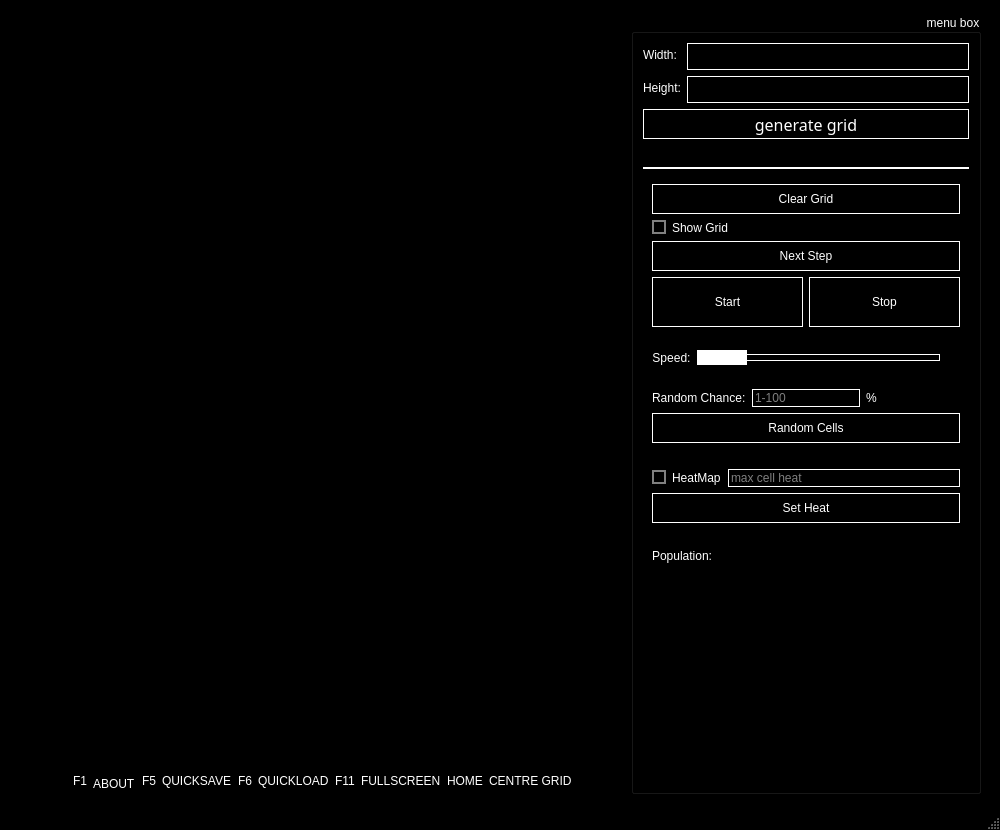
<?xml version="1.0" encoding="UTF-8"?>
<ui version="4.0">
 <class>MainWindow</class>
 <widget class="QMainWindow" name="MainWindow">
  <property name="geometry">
   <rect>
    <x>0</x>
    <y>0</y>
    <width>1000</width>
    <height>830</height>
   </rect>
  </property>
  <property name="sizePolicy">
   <sizepolicy hsizetype="Preferred" vsizetype="Preferred">
    <horstretch>0</horstretch>
    <verstretch>0</verstretch>
   </sizepolicy>
  </property>
  <property name="minimumSize">
   <size>
    <width>1000</width>
    <height>500</height>
   </size>
  </property>
  <property name="palette">
   <palette>
    <active>
     <colorrole role="WindowText">
      <brush brushstyle="SolidPattern">
       <color alpha="255">
        <red>255</red>
        <green>255</green>
        <blue>255</blue>
       </color>
      </brush>
     </colorrole>
     <colorrole role="Button">
      <brush brushstyle="SolidPattern">
       <color alpha="255">
        <red>0</red>
        <green>0</green>
        <blue>0</blue>
       </color>
      </brush>
     </colorrole>
     <colorrole role="Text">
      <brush brushstyle="SolidPattern">
       <color alpha="255">
        <red>255</red>
        <green>255</green>
        <blue>255</blue>
       </color>
      </brush>
     </colorrole>
     <colorrole role="ButtonText">
      <brush brushstyle="SolidPattern">
       <color alpha="255">
        <red>255</red>
        <green>255</green>
        <blue>255</blue>
       </color>
      </brush>
     </colorrole>
     <colorrole role="Base">
      <brush brushstyle="SolidPattern">
       <color alpha="255">
        <red>0</red>
        <green>0</green>
        <blue>0</blue>
       </color>
      </brush>
     </colorrole>
     <colorrole role="Window">
      <brush brushstyle="SolidPattern">
       <color alpha="255">
        <red>0</red>
        <green>0</green>
        <blue>0</blue>
       </color>
      </brush>
     </colorrole>
     <colorrole role="Highlight">
      <brush brushstyle="SolidPattern">
       <color alpha="255">
        <red>255</red>
        <green>255</green>
        <blue>255</blue>
       </color>
      </brush>
     </colorrole>
     <colorrole role="HighlightedText">
      <brush brushstyle="SolidPattern">
       <color alpha="255">
        <red>0</red>
        <green>0</green>
        <blue>0</blue>
       </color>
      </brush>
     </colorrole>
    </active>
    <inactive>
     <colorrole role="WindowText">
      <brush brushstyle="SolidPattern">
       <color alpha="255">
        <red>255</red>
        <green>255</green>
        <blue>255</blue>
       </color>
      </brush>
     </colorrole>
     <colorrole role="Button">
      <brush brushstyle="SolidPattern">
       <color alpha="255">
        <red>0</red>
        <green>0</green>
        <blue>0</blue>
       </color>
      </brush>
     </colorrole>
     <colorrole role="Text">
      <brush brushstyle="SolidPattern">
       <color alpha="255">
        <red>255</red>
        <green>255</green>
        <blue>255</blue>
       </color>
      </brush>
     </colorrole>
     <colorrole role="ButtonText">
      <brush brushstyle="SolidPattern">
       <color alpha="255">
        <red>255</red>
        <green>255</green>
        <blue>255</blue>
       </color>
      </brush>
     </colorrole>
     <colorrole role="Base">
      <brush brushstyle="SolidPattern">
       <color alpha="255">
        <red>0</red>
        <green>0</green>
        <blue>0</blue>
       </color>
      </brush>
     </colorrole>
     <colorrole role="Window">
      <brush brushstyle="SolidPattern">
       <color alpha="255">
        <red>0</red>
        <green>0</green>
        <blue>0</blue>
       </color>
      </brush>
     </colorrole>
     <colorrole role="Highlight">
      <brush brushstyle="SolidPattern">
       <color alpha="255">
        <red>255</red>
        <green>255</green>
        <blue>255</blue>
       </color>
      </brush>
     </colorrole>
     <colorrole role="HighlightedText">
      <brush brushstyle="SolidPattern">
       <color alpha="255">
        <red>0</red>
        <green>0</green>
        <blue>0</blue>
       </color>
      </brush>
     </colorrole>
    </inactive>
    <disabled>
     <colorrole role="WindowText">
      <brush brushstyle="SolidPattern">
       <color alpha="255">
        <red>255</red>
        <green>255</green>
        <blue>255</blue>
       </color>
      </brush>
     </colorrole>
     <colorrole role="Button">
      <brush brushstyle="SolidPattern">
       <color alpha="255">
        <red>0</red>
        <green>0</green>
        <blue>0</blue>
       </color>
      </brush>
     </colorrole>
     <colorrole role="Text">
      <brush brushstyle="SolidPattern">
       <color alpha="255">
        <red>255</red>
        <green>255</green>
        <blue>255</blue>
       </color>
      </brush>
     </colorrole>
     <colorrole role="ButtonText">
      <brush brushstyle="SolidPattern">
       <color alpha="255">
        <red>255</red>
        <green>255</green>
        <blue>255</blue>
       </color>
      </brush>
     </colorrole>
     <colorrole role="Base">
      <brush brushstyle="SolidPattern">
       <color alpha="255">
        <red>0</red>
        <green>0</green>
        <blue>0</blue>
       </color>
      </brush>
     </colorrole>
     <colorrole role="Window">
      <brush brushstyle="SolidPattern">
       <color alpha="255">
        <red>0</red>
        <green>0</green>
        <blue>0</blue>
       </color>
      </brush>
     </colorrole>
     <colorrole role="Highlight">
      <brush brushstyle="SolidPattern">
       <color alpha="255">
        <red>255</red>
        <green>255</green>
        <blue>255</blue>
       </color>
      </brush>
     </colorrole>
     <colorrole role="HighlightedText">
      <brush brushstyle="SolidPattern">
       <color alpha="255">
        <red>0</red>
        <green>0</green>
        <blue>0</blue>
       </color>
      </brush>
     </colorrole>
    </disabled>
   </palette>
  </property>
  <property name="windowTitle">
   <string>Conway's Game of Life</string>
  </property>
  <property name="autoFillBackground">
   <bool>false</bool>
  </property>
  <property name="styleSheet">
   <string notr="true">*{font: 12pt &quot;More Perfect DOS VGA&quot;;  color: white;}
QMainWindow{background-color:black}
QMessageBox { font: 12pt &quot;More Perfect DOS VGA&quot;; color:white; background-color: black;}

QMessageBox QLabel{ color: white;}

QMessageBox QPushButton{color:white; background-color: black; font: 12pt &quot;More Perfect DOS VGA&quot;; border: 1px solid white; border-radius: 0px; width: 70px;}
QMessageBox QPushButton:pressed {color:black; background-color:white}
QMessageBox QPushButton[text=&quot;&amp;Yes&quot;] { background-color: white; color: black;}
QMessageBox QPushButton[text=&quot;&amp;Yes&quot;]:pressed { background-color: black; color: white;}

QLabel.hotkey {background-color: white; color:black; align:right; qproperty-alignment: AlignCentre;}</string>
  </property>
  <widget class="QWidget" name="centralwidget">
   <property name="accessibleDescription">
    <string/>
   </property>
   <property name="styleSheet">
    <string notr="true">font: 12pt &quot;More Perfect DOS VGA&quot;; </string>
   </property>
   <layout class="QGridLayout" name="gridLayout">
    <item row="0" column="0">
     <layout class="QHBoxLayout" name="hor_lo">
      <property name="leftMargin">
       <number>10</number>
      </property>
      <property name="topMargin">
       <number>5</number>
      </property>
      <property name="rightMargin">
       <number>10</number>
      </property>
      <property name="bottomMargin">
       <number>5</number>
      </property>
      <item>
       <layout class="QVBoxLayout" name="main_lo">
        <item>
         <spacer name="verticalSpacer">
          <property name="orientation">
           <enum>Qt::Vertical</enum>
          </property>
          <property name="sizeHint" stdset="0">
           <size>
            <width>20</width>
            <height>40</height>
           </size>
          </property>
         </spacer>
        </item>
        <item>
         <layout class="QHBoxLayout" name="hotkeys_lo">
          <item>
           <spacer name="horizontalSpacer">
            <property name="orientation">
             <enum>Qt::Horizontal</enum>
            </property>
            <property name="sizeHint" stdset="0">
             <size>
              <width>40</width>
              <height>20</height>
             </size>
            </property>
           </spacer>
          </item>
          <item>
           <widget class="QLabel" name="f1_lbl">
            <property name="text">
             <string>F1</string>
            </property>
            <property name="alignment">
             <set>Qt::AlignLeading|Qt::AlignLeft|Qt::AlignTop</set>
            </property>
           </widget>
          </item>
          <item>
           <widget class="QLabel" name="f1_lbl_des">
            <property name="text">
             <string>ABOUT</string>
            </property>
           </widget>
          </item>
          <item>
           <widget class="QLabel" name="f5_lbl">
            <property name="text">
             <string>F5</string>
            </property>
            <property name="alignment">
             <set>Qt::AlignLeading</set>
            </property>
           </widget>
          </item>
          <item>
           <widget class="QLabel" name="f5_lbl_des">
            <property name="text">
             <string>QUICKSAVE</string>
            </property>
            <property name="alignment">
             <set>Qt::AlignLeading</set>
            </property>
           </widget>
          </item>
          <item>
           <widget class="QLabel" name="f6_lbl">
            <property name="text">
             <string>F6</string>
            </property>
            <property name="alignment">
             <set>Qt::AlignLeading</set>
            </property>
           </widget>
          </item>
          <item>
           <widget class="QLabel" name="f6_lbl_des">
            <property name="text">
             <string>QUICKLOAD</string>
            </property>
            <property name="alignment">
             <set>Qt::AlignLeading</set>
            </property>
           </widget>
          </item>
          <item>
           <widget class="QLabel" name="f11_lbl">
            <property name="text">
             <string>F11</string>
            </property>
            <property name="alignment">
             <set>Qt::AlignLeading</set>
            </property>
           </widget>
          </item>
          <item>
           <widget class="QLabel" name="f11_lbl_des">
            <property name="text">
             <string>FULLSCREEN</string>
            </property>
            <property name="alignment">
             <set>Qt::AlignLeading</set>
            </property>
           </widget>
          </item>
          <item>
           <widget class="QLabel" name="home_lbl">
            <property name="text">
             <string>HOME</string>
            </property>
            <property name="alignment">
             <set>Qt::AlignLeading|Qt::AlignLeft|Qt::AlignTop</set>
            </property>
           </widget>
          </item>
          <item>
           <widget class="QLabel" name="home_lb_des">
            <property name="text">
             <string>CENTRE GRID</string>
            </property>
            <property name="alignment">
             <set>Qt::AlignLeading</set>
            </property>
           </widget>
          </item>
          <item>
           <spacer name="horizontalSpacer_2">
            <property name="orientation">
             <enum>Qt::Horizontal</enum>
            </property>
            <property name="sizeHint" stdset="0">
             <size>
              <width>40</width>
              <height>20</height>
             </size>
            </property>
           </spacer>
          </item>
         </layout>
        </item>
       </layout>
      </item>
      <item>
       <widget class="QGroupBox" name="menu_box">
        <property name="enabled">
         <bool>true</bool>
        </property>
        <property name="sizePolicy">
         <sizepolicy hsizetype="Fixed" vsizetype="Expanding">
          <horstretch>0</horstretch>
          <verstretch>0</verstretch>
         </sizepolicy>
        </property>
        <property name="minimumSize">
         <size>
          <width>350</width>
          <height>0</height>
         </size>
        </property>
        <property name="mouseTracking">
         <bool>true</bool>
        </property>
        <property name="autoFillBackground">
         <bool>false</bool>
        </property>
        <property name="styleSheet">
         <string notr="true">*{color: white; selection-color: rgb(0, 0, 0); selection-background-color: rgb(255, 255, 255);}
*:disabled{color:gray}

QWidget{background-color:black;}

QSlider:groove {
    height: 5px;
	background-color: black;
	border: 1px double white;
    margin: 0 20;
}

QSlider:handle{
	border: 1px solid white;
    background-color: white;
    margin: -30px -30px;
}

QSlider:groove:disabled {  border: 1px double gray;}
QSlider:handle:disabled { border: 1px double gray; background-color: gray;}

QCheckBox{ background-color: rgb(0, 0, 0);}
QCheckBox:indicator { border: 2px solid gray; background: none;}
QCheckBox:indicator:hover { border: 2px solid white; background: none;}
QCheckBox:indicator:checked { border: 3px solid white; background: none;}
QCheckBox:indicator:disabled { border: 2px solid gray}
QCheckBox:indicator:checked:disabled { border: 3px solid gray}

QLineEdit{border: 1px solid white}
QLineEdit:disabled{border: 1px solid gray;}

QScrollArea{ border: 0px;}

QLabel{border-color: white;}

QPushButton { border: 1px double white;}
QPushButton:pressed { background-color: rgb(255, 255, 255); color:black;}
QPushButton:disabled { border: 1px double gray;}
</string>
        </property>
        <property name="title">
         <string>menu box</string>
        </property>
        <property name="alignment">
         <set>Qt::AlignRight|Qt::AlignTrailing|Qt::AlignVCenter</set>
        </property>
        <property name="flat">
         <bool>false</bool>
        </property>
        <property name="checkable">
         <bool>false</bool>
        </property>
        <layout class="QVBoxLayout" name="verticalLayout">
         <item>
          <layout class="QFormLayout" name="formLayout">
           <item row="1" column="0">
            <widget class="QLabel" name="lbl_height">
             <property name="styleSheet">
              <string notr="true">font: 14pt &quot;More Perfect DOS VGA&quot;;</string>
             </property>
             <property name="text">
              <string>Height:</string>
             </property>
             <property name="alignment">
              <set>Qt::AlignCenter</set>
             </property>
            </widget>
           </item>
           <item row="1" column="1">
            <widget class="QLineEdit" name="le_height">
             <property name="sizePolicy">
              <sizepolicy hsizetype="Minimum" vsizetype="Minimum">
               <horstretch>0</horstretch>
               <verstretch>0</verstretch>
              </sizepolicy>
             </property>
             <property name="minimumSize">
              <size>
               <width>150</width>
               <height>25</height>
              </size>
             </property>
             <property name="font">
              <font>
               <family>More Perfect DOS VGA</family>
               <pointsize>12</pointsize>
              </font>
             </property>
             <property name="alignment">
              <set>Qt::AlignLeading|Qt::AlignLeft|Qt::AlignVCenter</set>
             </property>
            </widget>
           </item>
           <item row="0" column="0">
            <widget class="QLabel" name="lbl_width">
             <property name="styleSheet">
              <string notr="true">font: 14pt &quot;More Perfect DOS VGA&quot;;</string>
             </property>
             <property name="text">
              <string>Width:</string>
             </property>
             <property name="alignment">
              <set>Qt::AlignCenter</set>
             </property>
            </widget>
           </item>
           <item row="0" column="1">
            <widget class="QLineEdit" name="le_width">
             <property name="sizePolicy">
              <sizepolicy hsizetype="Minimum" vsizetype="Minimum">
               <horstretch>0</horstretch>
               <verstretch>0</verstretch>
              </sizepolicy>
             </property>
             <property name="minimumSize">
              <size>
               <width>150</width>
               <height>25</height>
              </size>
             </property>
             <property name="font">
              <font>
               <family>More Perfect DOS VGA</family>
               <pointsize>12</pointsize>
              </font>
             </property>
             <property name="alignment">
              <set>Qt::AlignLeading|Qt::AlignLeft|Qt::AlignVCenter</set>
             </property>
            </widget>
           </item>
          </layout>
         </item>
         <item>
          <widget class="QPushButton" name="gen_btn">
           <property name="enabled">
            <bool>true</bool>
           </property>
           <property name="sizePolicy">
            <sizepolicy hsizetype="MinimumExpanding" vsizetype="Minimum">
             <horstretch>0</horstretch>
             <verstretch>0</verstretch>
            </sizepolicy>
           </property>
           <property name="minimumSize">
            <size>
             <width>0</width>
             <height>30</height>
            </size>
           </property>
           <property name="font">
            <font>
             <family>More Perfect DOS VGA</family>
             <pointsize>12</pointsize>
             <weight>50</weight>
             <italic>false</italic>
             <bold>false</bold>
            </font>
           </property>
           <property name="autoFillBackground">
            <bool>false</bool>
           </property>
           <property name="styleSheet">
            <string notr="true"/>
           </property>
           <property name="text">
            <string>generate grid</string>
           </property>
          </widget>
         </item>
         <item>
          <widget class="QLabel" name="err_lbl_gen">
           <property name="sizePolicy">
            <sizepolicy hsizetype="Expanding" vsizetype="Fixed">
             <horstretch>0</horstretch>
             <verstretch>0</verstretch>
            </sizepolicy>
           </property>
           <property name="font">
            <font>
             <family>More Perfect DOS VGA</family>
             <pointsize>12</pointsize>
             <weight>50</weight>
             <italic>false</italic>
             <bold>false</bold>
            </font>
           </property>
           <property name="autoFillBackground">
            <bool>false</bool>
           </property>
           <property name="styleSheet">
            <string notr="true">border-bottom-width: 2px;
border-bottom-style: double;
border-radius: 0px;</string>
           </property>
           <property name="text">
            <string/>
           </property>
           <property name="alignment">
            <set>Qt::AlignCenter</set>
           </property>
          </widget>
         </item>
         <item>
          <widget class="QScrollArea" name="scrollArea">
           <property name="sizePolicy">
            <sizepolicy hsizetype="Expanding" vsizetype="Expanding">
             <horstretch>0</horstretch>
             <verstretch>0</verstretch>
            </sizepolicy>
           </property>
           <property name="minimumSize">
            <size>
             <width>0</width>
             <height>0</height>
            </size>
           </property>
           <property name="maximumSize">
            <size>
             <width>16777215</width>
             <height>16777215</height>
            </size>
           </property>
           <property name="mouseTracking">
            <bool>false</bool>
           </property>
           <property name="tabletTracking">
            <bool>false</bool>
           </property>
           <property name="styleSheet">
            <string notr="true"/>
           </property>
           <property name="horizontalScrollBarPolicy">
            <enum>Qt::ScrollBarAlwaysOff</enum>
           </property>
           <property name="widgetResizable">
            <bool>true</bool>
           </property>
           <widget class="QWidget" name="scrollAreaWidgetContents">
            <property name="geometry">
             <rect>
              <x>0</x>
              <y>0</y>
              <width>330</width>
              <height>599</height>
             </rect>
            </property>
            <property name="sizePolicy">
             <sizepolicy hsizetype="Expanding" vsizetype="Expanding">
              <horstretch>0</horstretch>
              <verstretch>0</verstretch>
             </sizepolicy>
            </property>
            <layout class="QVBoxLayout" name="verticalLayout_3">
             <item>
              <widget class="QPushButton" name="clear_btn">
               <property name="sizePolicy">
                <sizepolicy hsizetype="Expanding" vsizetype="Minimum">
                 <horstretch>0</horstretch>
                 <verstretch>0</verstretch>
                </sizepolicy>
               </property>
               <property name="minimumSize">
                <size>
                 <width>0</width>
                 <height>30</height>
                </size>
               </property>
               <property name="text">
                <string>Clear Grid</string>
               </property>
              </widget>
             </item>
             <item>
              <widget class="QCheckBox" name="cb_showgrid">
               <property name="enabled">
                <bool>true</bool>
               </property>
               <property name="sizePolicy">
                <sizepolicy hsizetype="Expanding" vsizetype="Fixed">
                 <horstretch>0</horstretch>
                 <verstretch>0</verstretch>
                </sizepolicy>
               </property>
               <property name="styleSheet">
                <string notr="true"/>
               </property>
               <property name="text">
                <string>Show Grid</string>
               </property>
              </widget>
             </item>
             <item>
              <widget class="QPushButton" name="next_step_btn">
               <property name="sizePolicy">
                <sizepolicy hsizetype="Expanding" vsizetype="Minimum">
                 <horstretch>0</horstretch>
                 <verstretch>0</verstretch>
                </sizepolicy>
               </property>
               <property name="minimumSize">
                <size>
                 <width>0</width>
                 <height>30</height>
                </size>
               </property>
               <property name="text">
                <string>Next Step</string>
               </property>
              </widget>
             </item>
             <item>
              <layout class="QHBoxLayout" name="horizontalLayout">
               <item>
                <widget class="QPushButton" name="start_btn">
                 <property name="sizePolicy">
                  <sizepolicy hsizetype="Expanding" vsizetype="Minimum">
                   <horstretch>0</horstretch>
                   <verstretch>0</verstretch>
                  </sizepolicy>
                 </property>
                 <property name="minimumSize">
                  <size>
                   <width>0</width>
                   <height>50</height>
                  </size>
                 </property>
                 <property name="text">
                  <string>Start</string>
                 </property>
                </widget>
               </item>
               <item>
                <widget class="QPushButton" name="stop_btn">
                 <property name="sizePolicy">
                  <sizepolicy hsizetype="Expanding" vsizetype="Minimum">
                   <horstretch>0</horstretch>
                   <verstretch>0</verstretch>
                  </sizepolicy>
                 </property>
                 <property name="minimumSize">
                  <size>
                   <width>0</width>
                   <height>50</height>
                  </size>
                 </property>
                 <property name="text">
                  <string>Stop</string>
                 </property>
                </widget>
               </item>
              </layout>
             </item>
             <item>
              <layout class="QHBoxLayout" name="horizontalLayout_3">
               <item>
                <widget class="QLabel" name="lbl_speed">
                 <property name="sizePolicy">
                  <sizepolicy hsizetype="Fixed" vsizetype="Fixed">
                   <horstretch>0</horstretch>
                   <verstretch>0</verstretch>
                  </sizepolicy>
                 </property>
                 <property name="minimumSize">
                  <size>
                   <width>0</width>
                   <height>50</height>
                  </size>
                 </property>
                 <property name="text">
                  <string>Speed:</string>
                 </property>
                 <property name="alignment">
                  <set>Qt::AlignCenter</set>
                 </property>
                </widget>
               </item>
               <item>
                <widget class="QSlider" name="speed_slider">
                 <property name="mouseTracking">
                  <bool>true</bool>
                 </property>
                 <property name="minimum">
                  <number>1</number>
                 </property>
                 <property name="maximum">
                  <number>10</number>
                 </property>
                 <property name="pageStep">
                  <number>10</number>
                 </property>
                 <property name="value">
                  <number>1</number>
                 </property>
                 <property name="sliderPosition">
                  <number>1</number>
                 </property>
                 <property name="tracking">
                  <bool>true</bool>
                 </property>
                 <property name="orientation">
                  <enum>Qt::Horizontal</enum>
                 </property>
                 <property name="invertedAppearance">
                  <bool>false</bool>
                 </property>
                 <property name="invertedControls">
                  <bool>false</bool>
                 </property>
                 <property name="tickPosition">
                  <enum>QSlider::NoTicks</enum>
                 </property>
                </widget>
               </item>
              </layout>
             </item>
             <item>
              <layout class="QHBoxLayout" name="horizontalLayout_2">
               <item>
                <widget class="QLabel" name="lbl_rnd">
                 <property name="sizePolicy">
                  <sizepolicy hsizetype="Fixed" vsizetype="Fixed">
                   <horstretch>0</horstretch>
                   <verstretch>0</verstretch>
                  </sizepolicy>
                 </property>
                 <property name="text">
                  <string>Random Chance:</string>
                 </property>
                </widget>
               </item>
               <item>
                <widget class="QLineEdit" name="le_rnd">
                 <property name="sizePolicy">
                  <sizepolicy hsizetype="Fixed" vsizetype="Fixed">
                   <horstretch>0</horstretch>
                   <verstretch>0</verstretch>
                  </sizepolicy>
                 </property>
                 <property name="alignment">
                  <set>Qt::AlignLeading|Qt::AlignLeft|Qt::AlignVCenter</set>
                 </property>
                 <property name="placeholderText">
                  <string>1-100</string>
                 </property>
                </widget>
               </item>
               <item>
                <widget class="QLabel" name="lbl_rnd_prc">
                 <property name="sizePolicy">
                  <sizepolicy hsizetype="Expanding" vsizetype="Fixed">
                   <horstretch>0</horstretch>
                   <verstretch>0</verstretch>
                  </sizepolicy>
                 </property>
                 <property name="text">
                  <string>%</string>
                 </property>
                </widget>
               </item>
              </layout>
             </item>
             <item>
              <widget class="QPushButton" name="rnd_btn">
               <property name="sizePolicy">
                <sizepolicy hsizetype="Expanding" vsizetype="Minimum">
                 <horstretch>0</horstretch>
                 <verstretch>0</verstretch>
                </sizepolicy>
               </property>
               <property name="minimumSize">
                <size>
                 <width>0</width>
                 <height>30</height>
                </size>
               </property>
               <property name="text">
                <string>Random Cells</string>
               </property>
              </widget>
             </item>
             <item>
              <widget class="QLabel" name="err_lbl_rnd">
               <property name="sizePolicy">
                <sizepolicy hsizetype="Expanding" vsizetype="Fixed">
                 <horstretch>0</horstretch>
                 <verstretch>0</verstretch>
                </sizepolicy>
               </property>
               <property name="text">
                <string/>
               </property>
               <property name="alignment">
                <set>Qt::AlignCenter</set>
               </property>
              </widget>
             </item>
             <item>
              <layout class="QHBoxLayout" name="horizontalLayout_4">
               <item>
                <widget class="QCheckBox" name="cb_heat">
                 <property name="text">
                  <string>HeatMap</string>
                 </property>
                 <property name="checked">
                  <bool>false</bool>
                 </property>
                </widget>
               </item>
               <item>
                <widget class="QLineEdit" name="le_aliveHeat">
                 <property name="alignment">
                  <set>Qt::AlignLeading|Qt::AlignLeft|Qt::AlignVCenter</set>
                 </property>
                 <property name="placeholderText">
                  <string>max cell heat</string>
                 </property>
                </widget>
               </item>
              </layout>
             </item>
             <item>
              <widget class="QPushButton" name="heat_btn">
               <property name="sizePolicy">
                <sizepolicy hsizetype="Expanding" vsizetype="Minimum">
                 <horstretch>0</horstretch>
                 <verstretch>0</verstretch>
                </sizepolicy>
               </property>
               <property name="minimumSize">
                <size>
                 <width>0</width>
                 <height>30</height>
                </size>
               </property>
               <property name="text">
                <string>Set Heat</string>
               </property>
              </widget>
             </item>
             <item>
              <widget class="QLabel" name="err_lbl_heat">
               <property name="sizePolicy">
                <sizepolicy hsizetype="Expanding" vsizetype="Fixed">
                 <horstretch>0</horstretch>
                 <verstretch>0</verstretch>
                </sizepolicy>
               </property>
               <property name="text">
                <string/>
               </property>
               <property name="alignment">
                <set>Qt::AlignCenter</set>
               </property>
              </widget>
             </item>
             <item>
              <widget class="QLabel" name="label">
               <property name="text">
                <string>Population:</string>
               </property>
              </widget>
             </item>
             <item>
              <widget class="PlotWidget" name="graph"/>
             </item>
            </layout>
           </widget>
          </widget>
         </item>
        </layout>
       </widget>
      </item>
     </layout>
    </item>
   </layout>
  </widget>
  <widget class="QMenuBar" name="menubar">
   <property name="geometry">
    <rect>
     <x>0</x>
     <y>0</y>
     <width>1000</width>
     <height>22</height>
    </rect>
   </property>
  </widget>
  <widget class="QStatusBar" name="statusbar"/>
 </widget>
 <customwidgets>
  <customwidget>
   <class>PlotWidget</class>
   <extends>QGraphicsView</extends>
   <header>pyqtgraph.h</header>
  </customwidget>
 </customwidgets>
 <resources/>
 <connections/>
</ui>
